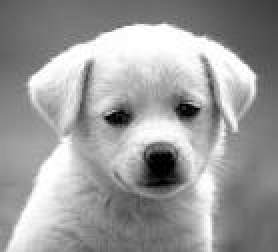
#> input picture images.jpg, 139 x 126 px (shown 2 times larger)
$ python rcencrypt.py   (Python 2 division)
#> lines starting #> are read from the running program, lines starting #| are printed output that depends on the picture
### rccomponents.py
#! /env/bin/python
import os, sys
import random
from PIL import Image

def convertToMatrix(array, height, width):
    i = 0
    matrix = []

    for r in range(height):
        row = []
        for c in range(width):
             row.append(array[i])
             i += 1
        matrix.append(row)
    return matrix

def convertToImageData(matrix, isTuple = False):
    data = reduce(lambda x,y: x+y, matrix)
    if isTuple:
        data = map(lambda x: (x,x,x), data)
    return data

def circularShift(array, numPositions, right = True):
    numPositions = numPositions % len(array)
    if right:
        return array[numPositions:] + array[:numPositions]
    else:
        return array[-numPositions:] + array[:-numPositions]

def transpose(matrix):
    return [list(row) for row in zip(*matrix)]

def scramble(matrix, height, key, left = False):
    i = 0
    while i < height:
        alphaI = sum(matrix[i])
        MalphaI = alphaI % 2
        if left:
            matrix[i] = circularShift(matrix[i], key[i], MalphaI != 0)
        else:
            matrix[i] = circularShift(matrix[i], key[i], MalphaI == 0)
        i += 1

    return matrix

def XOR(matrix, vector, rotatedVector):
    for i in range(len(matrix))[0:2:]:
        for j in range(len(vector)):
            matrix[i][j] = matrix[i][j] ^ vector[j]

    for i in range(len(matrix))[1:2:]:
        for j in range(len(rotatedVector)):
            matrix[i][j] = matrix[i][j] ^ rotatedVector[j]

def validate(matrix, bits, height, width):
    maxColor = 1 << bits
    for i in range(height):
        for j in range(width):
            if matrix[i][j] >= maxColor:
                return False
    return True

def createRandomVector(minValue, maxValue, length):
    return [random.randint(minValue, maxValue) for i in range(length)]

# [174 lines left out: functions encryptdecrypt, decrypt, main, not called in this run]
    # [10 lines of commented-out code are left out]

# [4 lines that do not run on import are left out]

### rcencrypt.py
from rccomponents import *

def extractDataMatrix(image):
    data = list(image.getdata())
    isTuple = False

    if type(data[0]) is tuple:
        isTuple = True
        data = [p[0] for p in data]

    return data, isTuple

def rcencrypt(image, maxIter = 1):
    #bits = image.bits
    bits = 8
    height = image.size[0]
    width = image.size[1]

    data, isTuple = extractDataMatrix(image)
    print data

    print "converting to matrix..."
    matrix = convertToMatrix(data, height, width)

    # step 1
    print "creating random vectors..."
    Kr = createRandomVector(0, 1 << bits, height)
    Kc = createRandomVector(0, 1 << bits, width)

    print Kr
    print Kc

    # step 2
    iterations = 0

    while iterations < maxIter:
        print "3"
        iterations += 1

        image.putdata(convertToImageData(matrix, isTuple))
        image.show()

        print "4"
        matrix = scramble(matrix, height, Kr)

        image.putdata(convertToImageData(matrix, isTuple))
        image.show()

        print validate(matrix, height, width, bits)

        print "5"
        matrix = transpose(matrix)
        matrix = scramble(matrix, width, Kc)
        matrix = transpose(matrix)

        image.putdata(convertToImageData(matrix, isTuple))
        image.show()

        print "6"
        KcRot = Kc[:-1:]
        XOR(matrix, Kc, KcRot)

        image.putdata(convertToImageData(matrix, isTuple))
        image.show()
        print validate(matrix, height, width, bits)

        print "7"
        KrRot = Kr[:-1:]
        matrix = transpose(matrix)
        XOR(matrix, Kr, KrRot)
        matrix = transpose(matrix)

        image.putdata(convertToImageData(matrix, isTuple))
        image.show()
        print validate(matrix, height, width, bits)

    newImage = image.copy()
    newImage.putdata(convertToImageData(matrix))
    newImage.putdata(convertToImageData(matrix, isTuple))
    return newImage, Kr, Kc, maxIter

def decrypt(cypher, Kr, Kc, maxIter):
    height = cypher.size[0]
    width = cypher.size[1]

    data, isTuple = extractDataMatrix(cypher)
    print data

    print "converting to matrix..."
    matrix = convertToMatrix(data, height, width)

    iterations = 0
    while iterations < maxIter:
        iterations += 1

        KrRot = Kr[:-1:]
        matrix = transpose(matrix)
        XOR(matrix, Kr, KrRot)
        matrix = transpose(matrix)

        cypher.putdata(convertToImageData(matrix, isTuple))
        cypher.show()

        KcRot = Kc[:-1:]
        XOR(matrix, Kc, KcRot)

        cypher.putdata(convertToImageData(matrix, isTuple))
        cypher.show()

        matrix = transpose(matrix)
        matrix = scramble(matrix, width, Kc, True)
        matrix = transpose(matrix)

        cypher.putdata(convertToImageData(matrix, isTuple))
        cypher.show()

        matrix = scramble(matrix, height, Kr, True)

        cypher.putdata(convertToImageData(matrix, isTuple))
        cypher.show()

    decryptedImage = cypher.copy()
    decryptedImage.putdata(convertToImageData(matrix))
    decryptedImage.putdata(convertToImageData(matrix))
    return decryptedImage

plainfile = Image.open("images.jpg").convert(mode="L", palette="ADAPTIVE", colors=256)
print plainfile
#| <PIL.Image.Image image mode=L size=139x126 at 0x7F2B98938410>

cypher, Kr, Kc, maxIter = rcencrypt(plainfile)
#> in extractDataMatrix, `data = list(image.getdata())`: data = 17514 values, max 255 at index 1873, min 0 at index 7321, mean 155.7
#> in rcencrypt, `data, isTuple = extractDataMatrix(image)`: isTuple = False
#> (printed output is left out)
#> after the loop in convertToMatrix, `for r in range(height):`: i = 17514; matrix = 139 items
#> the loop in rcencrypt, `while iterations < maxIter:` made 1 pass
#> pass 1, in rcencrypt, `image.show()`:
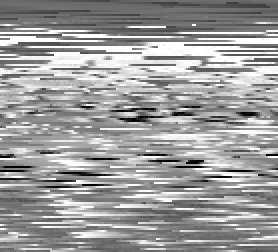
#> shown: PIL image 139x126 L (shown 2 times larger); min 0, max 255, mean 155.7
#> pass 1, in rcencrypt, `image.show()`:
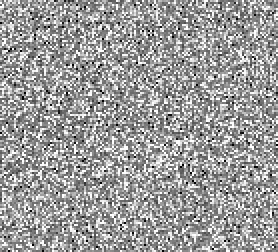
#> shown: PIL image 139x126 L (shown 2 times larger); min 0, max 255, mean 155.7
#> pass 1, in rcencrypt, `image.show()`:
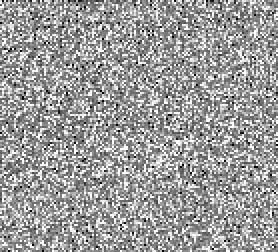
#> shown: PIL image 139x126 L (shown 2 times larger); min 0, max 255, mean 155.6
#> pass 1, in rcencrypt, `image.show()`:
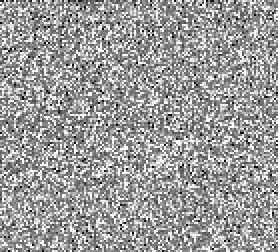
#> shown: PIL image 139x126 L (shown 2 times larger); min 0, max 255, mean 155.3
#> after the loop in rcencrypt, `while iterations < maxIter:`: iterations = 1
#> Kr = 139 values, max 252 at index 34, min 0 at index 33, mean 120.4; Kc = 126 values, max 253 at index 57, min 0 at index 35, mean 120.2; maxIter = 1
cypher.save("images_encrypted.png")

cypherfile = Image.open("images_encrypted.png").convert(mode="L", palette="ADAPTIVE", colors=256)
cypherfile.show()

decrypted = decrypt(cypherfile, Kr, Kc, maxIter)
#> in decrypt, `data, isTuple = extractDataMatrix(cypher)`: data = 17514 values, max 255 at index 148, min 0 at index 508, mean 155.3; isTuple = False
#> in decrypt, `matrix = convertToMatrix(data, height, width)`: matrix = 139 items
#> the loop in decrypt, `while iterations < maxIter:` made 1 pass
#> iterations on pass 1: 1
#> after the loop in decrypt, `while iterations < maxIter:`: iterations = 1
decrypted.show()
decrypted.save("images_decrypted.png")
